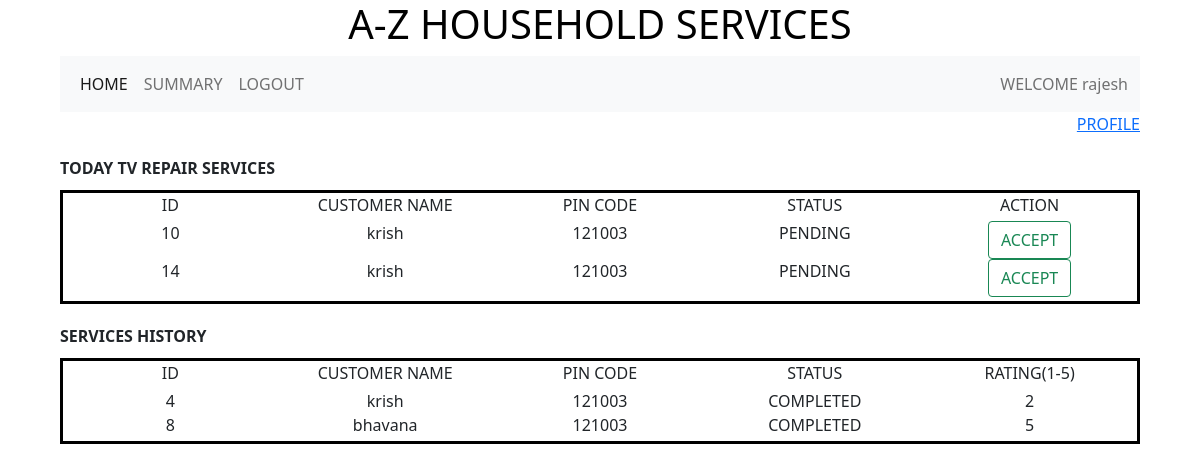
The app's page /professional/4, older data.
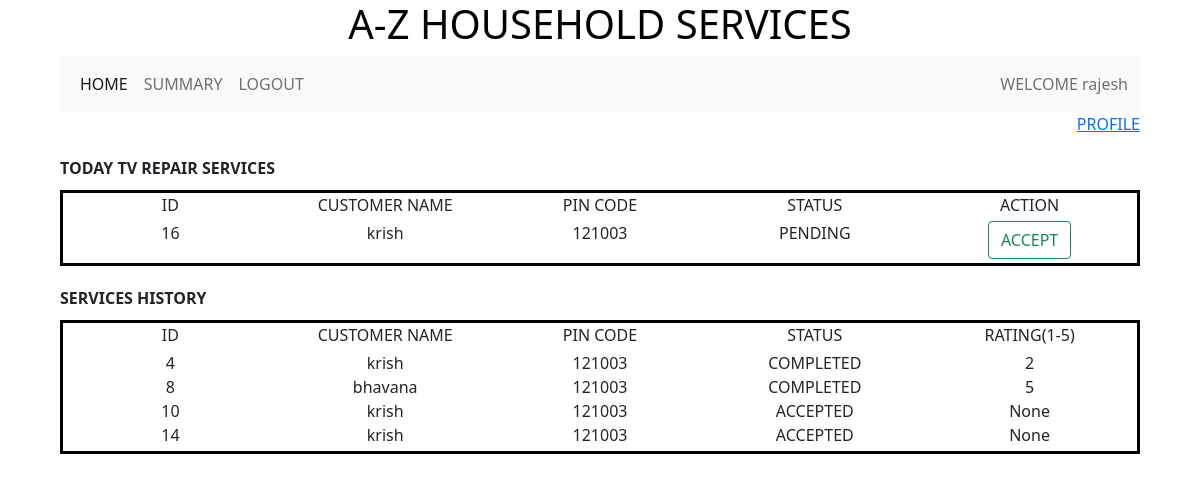
The same page, newer data.
### backend/models.py (models this page shows)
class Service_request(db.Model):
    __tablename__ ="service_request"
    id = db.Column(db.Integer,primary_key=True)
    status  = db.Column(db.String,default ="PENDING" )
    date = db.Column(db.DateTime)
    rating = db.Column(db.Integer)
    remark = db.Column(db.String)
    service_id = db.Column(db.Integer, db.ForeignKey("service.id"),nullable = False)
    customer_id = db.Column(db.Integer, db.ForeignKey("customer.id"),nullable = False)
    professtional_id = db.Column(db.Integer, db.ForeignKey("professional.id"))

class Customer(db.Model):
    __tablename__ ="customer"
    id = db.Column(db.Integer,primary_key=True)
    full_name = db.Column(db.String)
    address = db.Column(db.String)
    pincode = db.Column(db.Integer)
    service_requests = db.relationship("Service_request",cascade="all,delete",backref="customer",lazy = True)

### backend/controllers.py (the view)
@app.route("/professional/<id>")
def professional_dashboard(id):
    professional = Professional.query.filter_by(id=id).first()
    service_id = professional.service_id
    service = Service.query.filter_by(id=service_id).first()
    service_request = Service_request.query.filter_by(service_id=service_id).all()
    customers = Customer.query.all()
    return render_template("professional_dashboard.html",id=id,professional=professional,service =service,service_request=service_request,customers=customers)

### templates/professional_dashboard.html (shortened to what the changed rows need)
{%extends "professional_layout.html"%}
{%block content%}
                {%if service_request %}
                  <div class ="dashboard">
                    <div class="container text-center">
                      <div class="margin1">
                        {%for sr in service_request %}
                          {%for c in customers%}
                            {%if c.id == sr.customer_id and sr.status == "PENDING"%}
                              <div class="row">
                                <div class="col">
                                  {{sr.id}}
                                </div>
                                <div class="col">
                                  {{c.full_name}}
                                </div>
                                <div class="col">
                                  {{c.pincode}}
                                </div>
                                <div class="col">
                                  {{sr.status}}
                                </div>
                                <div class="col">
                                  <form action ="/accept_service/{{id}}" method ="POST">
                                    <button type = "submit" name ="accept" class="btn btn-outline-success">ACCEPT</button>
                                  </form>
                                </div>
                              </div>
                            {%endif%}
                          {%endfor%}
                        {%endfor%}
                      </div>
                    </div>
                  </div>
                  <div class ="dashboard">
                    <div class="container text-center">
                      <div class="margin1">
                        {%for sr in service_request %}
                          {%if sr.professtional_id == professional.id %}
                            {%for c in customers%}
                              {%if c.id == sr.customer_id and sr.status != "PENDING"%}
                                <div class="row">
                                  <div class="col">
                                    {{sr.id}}
                                  </div>
                                  <div class="col">
                                    {{c.full_name}}
                                  </div>
                                  <div class="col">
                                    {{c.pincode}}
                                  </div>
                                  <div class="col">
                                    {{sr.status}}
                                  </div>
                                  <div class="col">
                                    {{sr.rating}}
                                  </div>
                                </div>
                              {%endif%}
                            {%endfor%}
                          {%endif%}
                        {%endfor%}
                      </div>
                    </div>
                  </div>
                {%endif%}
{%endblock%}

Row changes from the older to the newer data that the page shows:
added Service_request: id "16", status "PENDING", Customer (full_name "krish", pincode "121003")
changed Service_request id 10: gains Customer (full_name "krish", pincode "121003", {{ sr.id }} "4", {{ sr.status }} "COMPLETED", {{ sr.rating }} "2", {{ sr.id }} "10", {{ sr.status }} "ACCEPTED", {{ sr.rating }} "None", {{ sr.id }} "14"); professtional_id empty → 4 (drawn); rating (not shown) → "None"; loses Customer ({{ sr.id }} "10", full_name "krish", pincode "121003", {{ sr.status }} "PENDING", {{ sr.id }} "14", {{ sr.id }} "4", {{ sr.status }} "COMPLETED", {{ sr.rating }} "2"); status "PENDING" → "ACCEPTED"
changed Service_request id 14: gains Customer (full_name "krish", pincode "121003", {{ sr.id }} "4", {{ sr.status }} "COMPLETED", {{ sr.rating }} "2", {{ sr.id }} "10", {{ sr.status }} "ACCEPTED", {{ sr.rating }} "None", {{ sr.id }} "14"); professtional_id empty → 4 (drawn); rating (not shown) → "None"; loses Customer ({{ sr.id }} "10", full_name "krish", pincode "121003", {{ sr.status }} "PENDING", {{ sr.id }} "14", {{ sr.id }} "4", {{ sr.status }} "COMPLETED", {{ sr.rating }} "2"); status "PENDING" → "ACCEPTED"
